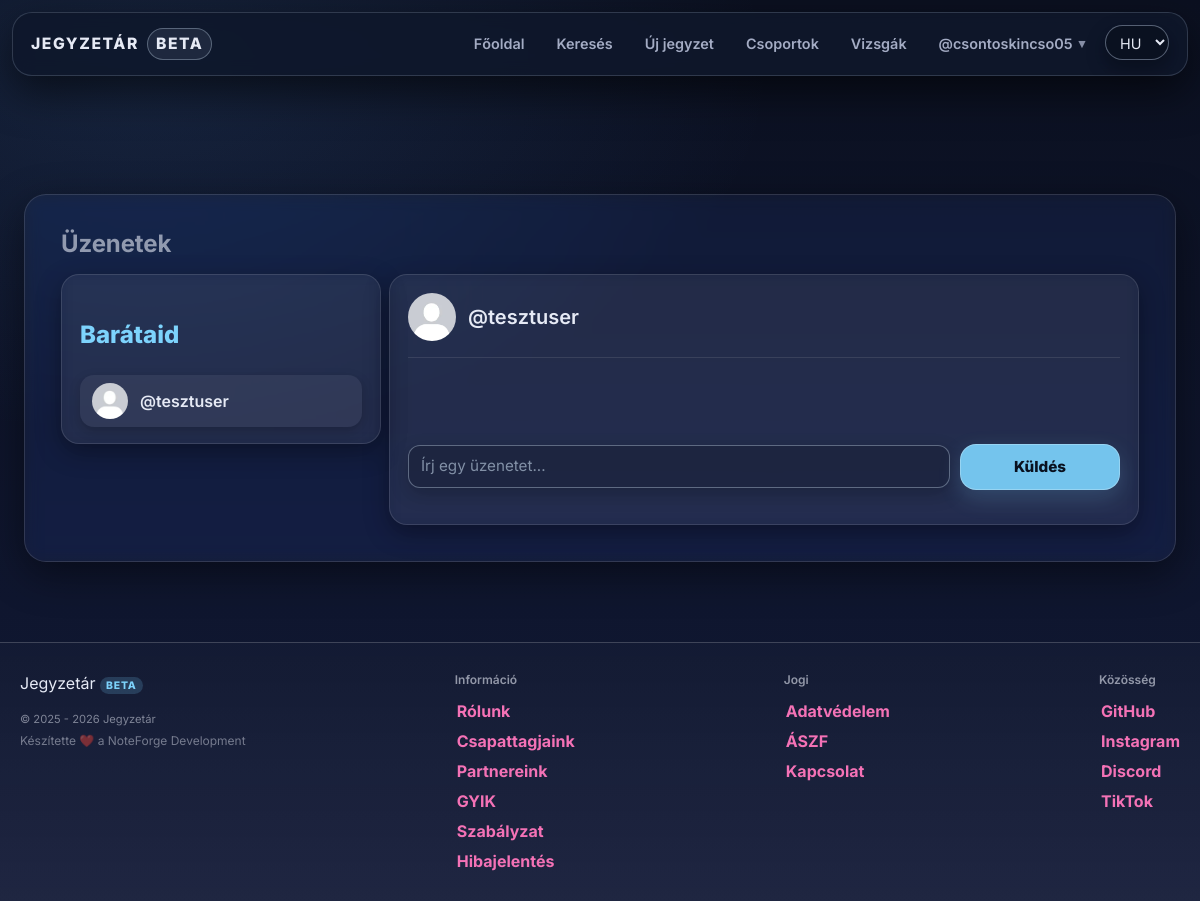
The app's page /messages.php?friendid=8 (signed in) with its own data.
### tables this page shows
CREATE TABLE `users` (
  `id` int(11) NOT NULL,
  `lastname` varchar(100) DEFAULT NULL,
  `firstname` varchar(100) DEFAULT NULL,
  `username` varchar(50) NOT NULL,
  `birthdate` date DEFAULT NULL,
  `gender` varchar(10) DEFAULT NULL,
  `email` varchar(50) NOT NULL,
  `profile_picture` varchar(255) DEFAULT NULL,
  `password` varchar(255) NOT NULL,
  `security_question` varchar(255) NOT NULL,
  `security_answer` varchar(255) NOT NULL,
  `admin` tinyint(1) NOT NULL,
  `teacher` tinyint(1) DEFAULT NULL,
  `registration_date` datetime DEFAULT NULL,
  `language` varchar(5) NOT NULL DEFAULT 'hu',
  `oauth_provider` varchar(20) DEFAULT NULL,
  `oauth_sub` varchar(191) DEFAULT NULL,
  `email_verified` tinyint(1) NOT NULL DEFAULT 0,
  `bio` text DEFAULT NULL,
  `profile_theme` varchar(32) NOT NULL DEFAULT 'default',
  `twofa_enabled` tinyint(1) NOT NULL DEFAULT 0,
  `used_reg_code` varchar(64) DEFAULT NULL,
  `used_reg_code_at` datetime DEFAULT NULL,
  `show_fullname` tinyint(1) NOT NULL DEFAULT 1,
  `show_email` tinyint(1) NOT NULL DEFAULT 0,
  `show_birthdate` tinyint(1) NOT NULL DEFAULT 0
);

CREATE TABLE `friends` (
  `id` int(11) NOT NULL,
  `fromid` int(11) NOT NULL,
  `toid` int(11) NOT NULL,
  `status` tinyint(4) DEFAULT 0
);

### assets/php/lang.php (called while the page is built, shortened)
<?php
    $supported_langs = ['hu', 'en', 'de'];
    if (isset($_GET['lang']) && in_array($_GET['lang'], $supported_langs, true)) {
        $lang = $_GET['lang'];
        $_SESSION['lang'] = $lang;
        if (!headers_sent()) {
            setcookie('lang', $lang, time() + 60*60*24*30, '/');
        }
    } else {
        if (isset($_SESSION['lang']) && in_array($_SESSION['lang'], $supported_langs, true)) {
            $lang = $_SESSION['lang'];
        } elseif (isset($_COOKIE['lang']) && in_array($_COOKIE['lang'], $supported_langs, true)) {
            $lang = $_COOKIE['lang'];
        } else {
            $lang = 'hu';
        }
    }
    $translations = [];
    if ($stmt = $conn->prepare("SELECT t_key, text FROM translations WHERE lang_code = ?")) {
        $stmt->bind_param('s', $lang);
        $stmt->execute();
        $result = $stmt->get_result();
        while ($row = $result->fetch_assoc()) {
            $translations[$row['t_key']] = $row['text'];
        }
    }
    if (!function_exists('t')) {
        function t(string $key): string
        {
            global $translations;
            return $translations[$key] ?? $key;
        }
    }

### assets/php/functions.php (called while the page is built, shortened)
<?php
    if (!function_exists('db_stmt')) {
        function db_stmt(mysqli $conn, string $sql, string $types = '', array $params = []): mysqli_stmt {
            $stmt = $conn->prepare($sql);
            if ($types !== '' && $params) {
                if (!$stmt->bind_param($types, ...$params)) {
                    db_log_error($conn, 'Paraméterek bind-elése sikertelen', $sql, $params);
                    throw new RuntimeException('Paraméterek bind-elése sikertelen: ' . $stmt->error);
                }
            }
            if (!$stmt->execute()) {
                db_log_error($conn, 'Végrehajtási hiba (execute)', $sql, $params);
                throw new RuntimeException('Végrehajtási hiba (execute): ' . $stmt->error);
            }
            return $stmt;
        }
    }
    if (!function_exists('db_query')) {
        function db_query(mysqli $conn, string $sql, string $types = '', array $params = []): mysqli_result
        {
            $stmt = db_stmt($conn, $sql, $types, $params);
            $result = $stmt->get_result();
            return $result;
        }
    }

### messages.php (the view, shortened to what this page needs)
<?php
    require_once "assets/php/db.php";
    require_once "assets/php/lang.php";
    require_once 'assets/php/functions.php';
    $uid = (int)$_COOKIE['id'];
?>
<!DOCTYPE html>
<html lang="<?= $lang ?>">
<head>
    <link rel="stylesheet" href="assets/css/styles.css">
    <script src="https://cdn.jsdelivr.net/npm/@tailwindcss/browser@4"></script>
</head>
<body class="no-ads admin-page">
<?php include 'assets/php/navbar.php'; ?>
<div class="main w-full max-w-6xl mx-auto px-4 md:px-6 lg:px-8 py-6">
    <h1 class="text-2xl md:text-3xl lg:text-4xl mb-6"><?= t('messages_title') ?></h1>
    <div class="home-grid flex flex-col lg:flex-row gap-6">
        <aside class="content-aside w-full lg:w-80 flex-shrink-0">
            <div class="card p-4 md:p-6">
                <h3 class="text-xl md:text-2xl mb-4"><?= t('messages_friends_heading') ?></h3>
                <div class="list-compact flex flex-col gap-2">
                    <?php
                        $me = $uid;
                        $found_friends = db_query($conn, "SELECT * FROM friends WHERE (fromid = ? AND status = 1)     OR (toid   = ? AND status = 1)", "ii", [$me, $me]);
                        if ($found_friends && $found_friends->num_rows > 0):
                            while ($friendship = $found_friends->fetch_assoc()):
                                $friendid = ($friendship['fromid'] != $me) ? (int)$friendship['fromid']: (int)$friendship['toid'];
                                $found_friend = db_query($conn, "SELECT * FROM users WHERE id = ? LIMIT 1", "i", [$friendid]);
                                $friend = $found_friend ? $found_friend->fetch_assoc() : null;
                            $user_picture_path = !empty($friend['profile_picture']) ? 'users/' . htmlspecialchars($friend['username']) . '/' . htmlspecialchars($friend['profile_picture'])  : 'assets/img/default_profile_picture.jpg';
                    ?>
                    <div class="mini-card flex items-center gap-3 p-2 rounded-lg hover:bg-white/5 transition-colors <?= (isset($_GET['friendid']) && (int)$_GET['friendid'] === $friendid) ? 'bg-white/10' : '' ?>">
                        <a href="messages.php?friendid=<?= $friendid ?>" class="flex-shrink-0">
                            <img src="<?=  $user_picture_path?>" alt="avatar" class="avatar-sm w-10 h-10 md:w-12 md:h-12 rounded-full object-cover">
                        </a>
                        <div class="friend-info flex-1 min-w-0">
                            <a href="profile.php?user=<?= urlencode($friend['username']) ?>"  class="friend-username text-sm md:text-base truncate block hover:underline">
                                @<?= htmlspecialchars($friend['username']) ?>
                            </a>
                        </div>
                    </div>
                     <?php
                            endwhile;
                        else:
                            echo "<p class='text-sm md:text-base'>".t('messages_no_friends')."</p>";
                        endif;
                    ?>
                </div>
            </div>
        </aside>
        <section class="content-main flex-1 min-w-0">
            <?php if (isset($_GET['friendid'])):
                $friendid = (int)$_GET['friendid'];
                $found_friend = db_query( $conn, "SELECT * FROM users WHERE id = ? LIMIT 1", "i", [$friendid]);
                $friend = $found_friend ? $found_friend->fetch_assoc() : null;
            ?>
                <?php if ($friend): ?>
                <div class="card p-4 md:p-6">
                    <div class="message-header flex items-center gap-3 mb-4 pb-4 border-b border-white/10">
                        <img src="<?=  $user_picture_path ?>" class="avatar-md w-12 h-12 md:w-14 md:h-14 rounded-full object-cover" alt="avatar">
                            <a href="profile.php?user=<?= urlencode($friend['username']) ?>"
                               class="message-username text-lg md:text-xl font-semibold hover:underline">
                                @<?= htmlspecialchars($friend['username']) ?>
                            </a>
                    </div>
                    <form id="msg-send-form" class="filters-inner flex flex-col md:flex-row gap-3 mt-4" autocomplete="off">
                        <input id="msg-input" class="input flex-1 text-sm md:text-base" type="text" name="message" placeholder="<?= t('messages_placeholder') ?>" required autocomplete="off">
                        <button type="submit" class="btn-cta text-sm md:text-base flex-shrink-0">
                            <?= t('btn_send') ?>
                        </button>
                    </form>
                </div>
            <?php else: ?>
                <div class="card p-6">
                    <p class="text-sm md:text-base"><?= t('messages_friend_not_found') ?></p>
                </div>
            <?php endif; ?>
            <?php else: ?>
                <div class="card p-6">
                    <p class="text-sm md:text-base"><?= t('messages_choose_friend') ?></p>
                </div>
            <?php endif; ?>
        </section>
    </div>
</div>
<?php include 'assets/php/footer.php'; ?>
</body>
</html>

### assets/php/navbar.php (shortened to what this page needs)
<?php
	require_once "assets/php/premium.php";
    $isLoggedIn = false;
    $currentUsername = null;
    if (isset($_COOKIE['id']) && ctype_digit($_COOKIE['id'])) {
        $isLoggedIn = true;
        $userid = (int)$_COOKIE['id'];
        $stmt = $conn->prepare("SELECT * FROM users WHERE id = ? LIMIT 1");
        $stmt->bind_param("i", $userid);
        $stmt->execute();
        $res = $stmt->get_result();
        if ($res && $res->num_rows === 1) {
            $user = $res->fetch_assoc();
            $currentUsername = $user['username'];
        } else {
            setcookie("id", "", time() - 3600, "/");
            $isLoggedIn = false;
        }
    }
?>
<nav class="navbar">
    <div class="navbar-content">
        <div class="brand">
            <span>Jegyzetár</span>
            <span class="brand-badge">beta</span>
        </div>
        <ul class="nav-links">
            <li><a href="index.php"><?= t('nav_home') ?></a></li>
            <li><a href="search.php"><?= t('nav_search') ?></a></li>
            <li><a href="upload.php"><?= t('nav_upload') ?></a></li>
            <li><a href="groups.php"><?= t('nav_groups') ?></a></li>
            <li><a href="exams.php"><?= t('nav_exams') ?></a></li>
            <?php if ($isLoggedIn && $currentUsername): ?>
                <li class="nav-item-has-dropdown">
                    <a href="#" class="nav-account-link">
                        <?= $isLoggedIn && $currentUsername ? '@'.htmlspecialchars($currentUsername) : t('nav_login') ?>
                        <span class="nav-account-chevron">▾</span>
                    </a>
                </li>
            <?php else: ?>
                <li><a href="reglog.php?mode=login"><?= t('nav_login') ?></a></li>
            <?php endif; ?>
            <li class="nav-lang-item">
                <form method="get">
                    <select name="lang" onchange="this.form.submit()" class="select">
                        <option value="hu" <?= $lang === 'hu' ? 'selected' : '' ?>>HU</option>
                    </select>
                </form>
            </li>
        </ul>
    </div>
</nav>

### records on screen
users: username "csontoskincso05"
friends: users.username "tesztuser"
users: username "tesztuser"

### other values on screen
t('nav_home') "Főoldal"
t('nav_search') "Keresés"
t('nav_upload') "Új jegyzet"
t('nav_groups') "Csoportok"
t('nav_exams') "Vizsgák"
t('messages_title') "Üzenetek"
t('messages_friends_heading') "Barátaid"
t('btn_send') "Küldés"
t('footer_built_with') "Készítette ❤️ a NoteForge Development"
t('footer_group_info') "Információ"
t('footer_link_about') "Rólunk"
t('footer_link_team') "Csapattagjaink"
t('footer_link_partners') "Partnereink"
t('footer_link_faq') "GYIK"
t('footer_link_rules') "Szabályzat"
